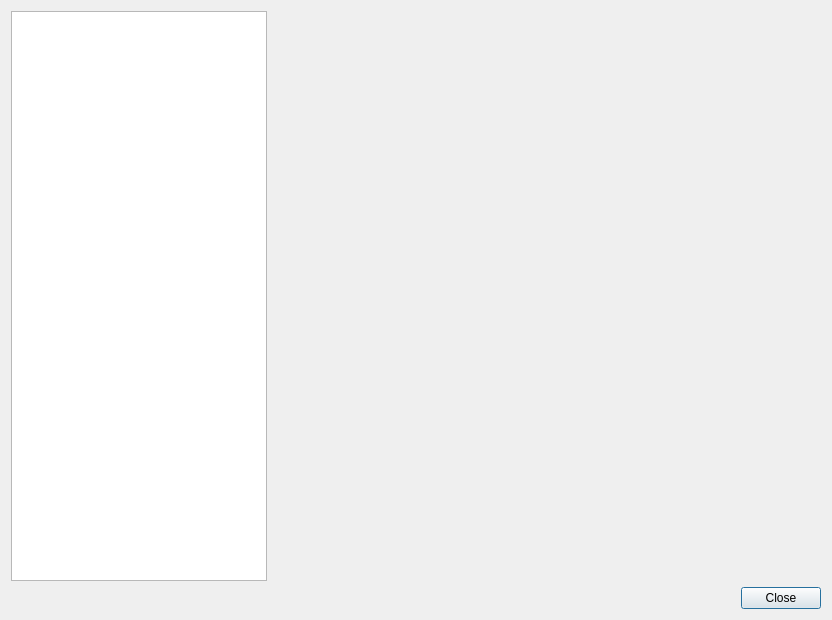
<?xml version="1.0" encoding="UTF-8"?>
<ui version="4.0">
 <class>seriesDialog</class>
 <widget class="QDialog" name="seriesDialog">
  <property name="geometry">
   <rect>
    <x>0</x>
    <y>0</y>
    <width>832</width>
    <height>620</height>
   </rect>
  </property>
  <property name="windowTitle">
   <string>Series Graph</string>
  </property>
  <layout class="QVBoxLayout" name="verticalLayout_2">
   <item>
    <layout class="QHBoxLayout" name="horizontalLayout">
     <item>
      <widget class="QListWidget" name="listWidget">
       <property name="selectionMode">
        <enum>QAbstractItemView::MultiSelection</enum>
       </property>
       <property name="sortingEnabled">
        <bool>true</bool>
       </property>
      </widget>
     </item>
     <item>
      <widget class="QwtPlot" name="qwtPlot">
       <property name="sizePolicy">
        <sizepolicy hsizetype="Expanding" vsizetype="Expanding">
         <horstretch>1</horstretch>
         <verstretch>1</verstretch>
        </sizepolicy>
       </property>
      </widget>
     </item>
    </layout>
   </item>
   <item>
    <layout class="QHBoxLayout" name="horizontalLayout_2">
     <item>
      <spacer name="horizontalSpacer">
       <property name="orientation">
        <enum>Qt::Horizontal</enum>
       </property>
       <property name="sizeHint" stdset="0">
        <size>
         <width>40</width>
         <height>20</height>
        </size>
       </property>
      </spacer>
     </item>
     <item>
      <widget class="QPushButton" name="pushButton">
       <property name="text">
        <string>Close</string>
       </property>
      </widget>
     </item>
    </layout>
   </item>
  </layout>
 </widget>
 <customwidgets>
  <customwidget>
   <class>QwtPlot</class>
   <extends>QFrame</extends>
   <header>qwt_plot.h</header>
  </customwidget>
 </customwidgets>
 <resources/>
 <connections>
  <connection>
   <sender>pushButton</sender>
   <signal>clicked()</signal>
   <receiver>seriesDialog</receiver>
   <slot>hide()</slot>
   <hints>
    <hint type="sourcelabel">
     <x>759</x>
     <y>596</y>
    </hint>
    <hint type="destinationlabel">
     <x>828</x>
     <y>392</y>
    </hint>
   </hints>
  </connection>
 </connections>
</ui>
